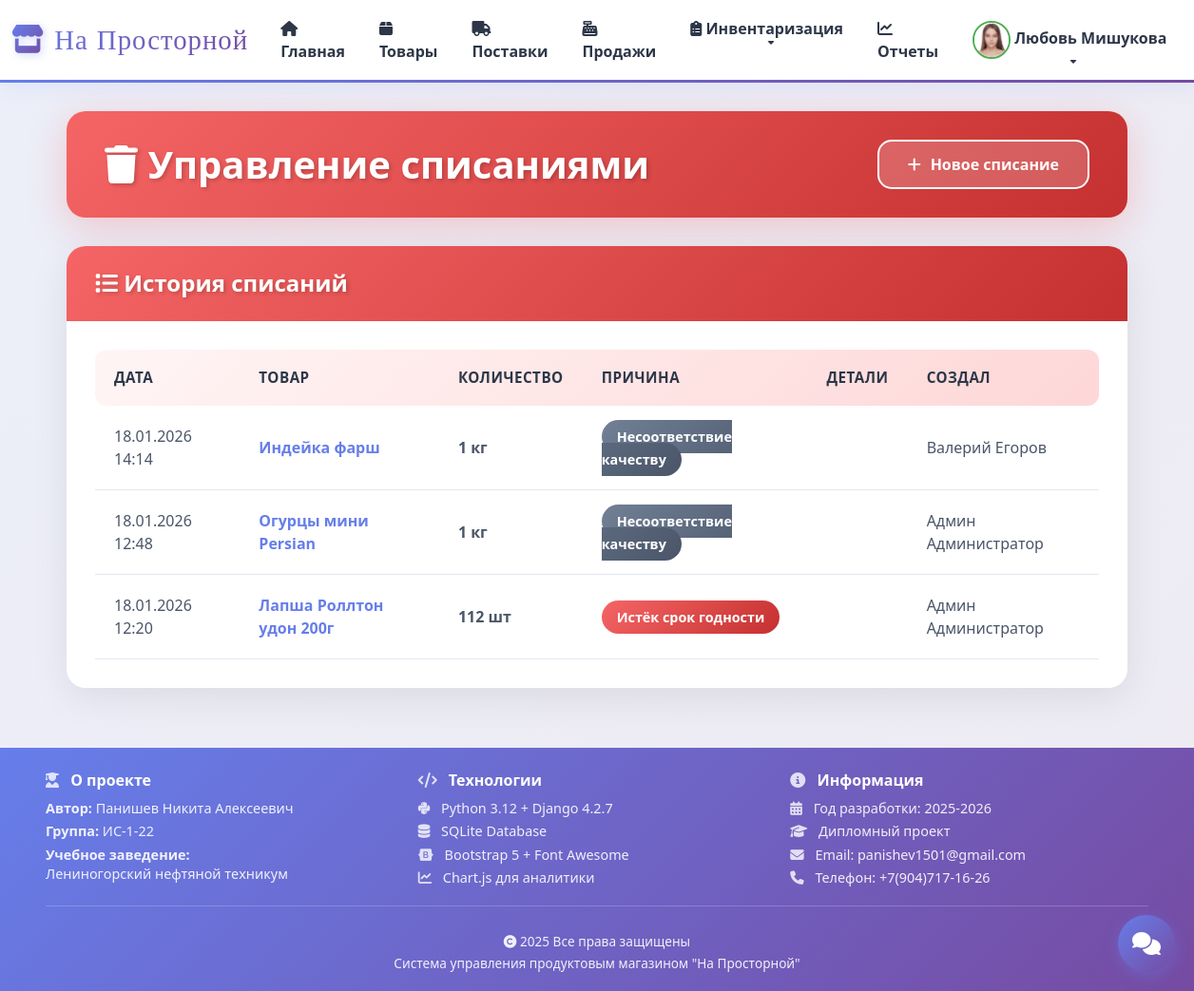
/inventory/write-offs/ (signed in), run on the app's committed database.
### accounts/models.py (models this page shows, shortened)
class CustomUser(AbstractUser):
    ROLE_CHOICES = (
        ('director', 'Директор'),
        ('manager', 'Заведующий'),
        ('cashier', 'Кассир'),
    )
    role = models.CharField(max_length=20, choices=ROLE_CHOICES, default='cashier', verbose_name='Роль')
    avatar = models.ImageField(upload_to='avatars/', blank=True, null=True, verbose_name='Аватар')
    phone = models.CharField(max_length=20, blank=True, verbose_name='Телефон')
    class Meta:
        verbose_name = 'Пользователь'
        verbose_name_plural = 'Пользователи'
    def can_manage_products(self):
        return self.role in ['director', 'manager']
    def can_manage_sales(self):
        return self.role in ['director', 'manager', 'cashier']
    def can_view_reports(self):
        return self.role in ['director']

### inventory/models.py (models this page shows, shortened)
class WriteOff(models.Model):
    REASON_CHOICES = (
        ('expired', 'Истёк срок годности'),
        ('damaged', 'Повреждено'),
        ('quality', 'Несоответствие качеству'),
        ('other', 'Другое'),
    )
    product = models.ForeignKey(Product, on_delete=models.CASCADE, related_name='write_offs', verbose_name='Товар')
    quantity = models.IntegerField(verbose_name='Количество')
    reason = models.CharField(max_length=20, choices=REASON_CHOICES, verbose_name='Причина списания')
    reason_detail = models.TextField(blank=True, verbose_name='Детали')
    write_off_date = models.DateTimeField(default=timezone.now, verbose_name='Дата списания')
    created_by = models.ForeignKey('accounts.CustomUser', on_delete=models.SET_NULL, null=True, verbose_name='Создал')
    class Meta:
        verbose_name = 'Списание'
        verbose_name_plural = 'Списания'
        ordering = ['-write_off_date']

### products/models.py (models this page shows, shortened)
class Product(models.Model):
    name = models.CharField(max_length=200, verbose_name='Название')
    sku = models.CharField(max_length=50, verbose_name='Артикул', blank=True, null=True, unique=True)
    category = models.ForeignKey(Category, on_delete=models.CASCADE, related_name='products', verbose_name='Категория')
    image = models.ImageField(upload_to='products/', blank=True, null=True, verbose_name='Изображение')
    description = models.TextField(blank=True, verbose_name='Описание')
    price = models.DecimalField(max_digits=10, decimal_places=2, verbose_name='Цена')
    quantity = models.IntegerField(default=0, verbose_name='Количество на складе')
    unit = models.CharField(max_length=20, default='кг', verbose_name='Единица измерения')
    created_at = models.DateTimeField(auto_now_add=True, verbose_name='Дата создания')
    updated_at = models.DateTimeField(auto_now=True, verbose_name='Дата обновления')
    class Meta:
        verbose_name = 'Товар'
        verbose_name_plural = 'Товары'
        ordering = ['-created_at']

### inventory/views.py (the view)
# urls.py: path('write-offs/', views.write_off_list, name='write_off_list'),
@login_required
def write_off_list(request):
    if not request.user.can_manage_products():
        messages.error(request, 'У вас нет прав для просмотра списаний.')
        return redirect('products:dashboard')
    write_offs = WriteOff.objects.all()
    return render(request, 'inventory/write_off_list.html', {'write_offs': write_offs})

### templates/inventory/write_off_list.html (shortened to what this page needs)
{% extends 'base.html' %}
{% block content %}
<div class="write-off-page">
    <div class="container">
        <div class="page-header animate__animated animate__fadeInDown">
            <h1>
                <i class="fas fa-trash"></i>
                Управление списаниями
            </h1>
            <a href="{% url 'inventory:write_off_create' %}" class="btn-new-writeoff">
                <i class="fas fa-plus"></i>
                Новое списание
            </a>
        </div>
        <div class="writeoff-table-card animate__animated animate__fadeInUp">
            <div class="writeoff-table-header">
                <h4>
                    <i class="fas fa-list"></i>
                    История списаний
                </h4>
            </div>
            <div class="writeoff-table-body">
                <div class="table-responsive">
                    <table class="modern-table">
                        <thead>
                            <tr>
                                <th>Дата</th>
                                <th>Товар</th>
                                <th>Количество</th>
                                <th>Причина</th>
                                <th>Детали</th>
                                <th>Создал</th>
                            </tr>
                        </thead>
                        <tbody>
                            {% for write_off in write_offs %}
                            <tr>
                                <td>{{ write_off.write_off_date|date:"d.m.Y H:i" }}</td>
                                <td>
                                    <a href="{% url 'products:product_detail' write_off.product.id %}" class="product-link">
                                        {{ write_off.product.name }}
                                    </a>
                                </td>
                                <td><strong>{{ write_off.quantity }} {{ write_off.product.unit }}</strong></td>
                                <td>
                                    <span class="{% if write_off.reason == 'expired' %}badge-expired{% elif write_off.reason == 'damaged' %}badge-damaged{% else %}badge-other{% endif %}">
                                        {{ write_off.get_reason_display }}
                                    </span>
                                </td>
                                <td>{{ write_off.reason_detail|truncatewords:10 }}</td>
                                <td>{{ write_off.created_by.get_full_name }}</td>
                            </tr>
                            {% endfor %}
                        </tbody>
                    </table>
                </div>
            </div>
        </div>
    </div>
</div>
{% endblock %}

### templates/base.html (shortened to what this page needs)
<!DOCTYPE html>
<html lang="ru">
<head>
    <link href="https://cdn.jsdelivr.net/npm/bootstrap@5.3.0/dist/css/bootstrap.min.css" rel="stylesheet">
    <link rel="stylesheet" href="https://cdnjs.cloudflare.com/ajax/libs/font-awesome/6.4.0/css/all.min.css">
    <link rel="stylesheet" href="https://cdnjs.cloudflare.com/ajax/libs/animate.css/4.1.1/animate.min.css">
</head>
<body>
    {% if user.is_authenticated %}
    <nav class="navbar navbar-expand-lg navbar-light sticky-top">
        <div class="container-fluid">
            <a class="navbar-brand" href="{% url 'products:dashboard' %}">
                <i class="fas fa-store"></i>На Просторной
            </a>
            <div class="collapse navbar-collapse" id="navbarNav">
                <ul class="navbar-nav me-auto">
                    <li class="nav-item">
                        <a class="nav-link" href="{% url 'products:dashboard' %}">
                            <i class="fas fa-home"></i> Главная
                        </a>
                    </li>
                    <li class="nav-item">
                        <a class="nav-link" href="{% url 'products:product_list' %}">
                            <i class="fas fa-box"></i> Товары
                        </a>
                    </li>
                    {% if user.can_manage_products %}
                    <li class="nav-item">
                        <a class="nav-link" href="{% url 'products:supply_list' %}">
                            <i class="fas fa-truck"></i> Поставки
                        </a>
                    </li>
                    {% endif %}
                    {% if user.can_manage_sales %}
                    <li class="nav-item">
                        <a class="nav-link" href="{% url 'sales:sale_list' %}">
                            <i class="fas fa-cash-register"></i> Продажи
                        </a>
                    </li>
                    {% endif %}
                    {% if user.can_manage_products %}
                    <li class="nav-item dropdown">
                        <a class="nav-link dropdown-toggle" href="#" id="inventoryDropdown" role="button" data-bs-toggle="dropdown">
                            <i class="fas fa-clipboard-list"></i> Инвентаризация
                        </a>
                    </li>
                    {% endif %}
                    {% if user.can_view_reports %}
                    <li class="nav-item">
                        <a class="nav-link" href="{% url 'reports:dashboard' %}">
                            <i class="fas fa-chart-line"></i> Отчеты
                        </a>
                    </li>
                    {% endif %}
                </ul>
                <ul class="navbar-nav">
                    <li class="nav-item dropdown">
                        <a class="nav-link dropdown-toggle" href="#" id="userDropdown" role="button" data-bs-toggle="dropdown">
                            {% if user.avatar %}
                            <img src="{{ user.avatar.url }}" alt="Avatar" class="user-avatar">
                            {% else %}
                            <i class="fas fa-user-circle"></i>
                            {% endif %}
                            {{ user.first_name }} {{ user.last_name }}
                        </a>
                    </li>
                </ul>
            </div>
        </div>
    </nav>
    {% endif %}
    {% block content %}{% endblock %}
    <footer class="site-footer">
        <div class="footer-content">
            <div class="footer-info">
                <div class="footer-section">
                    <h5><i class="fas fa-user-graduate"></i> О проекте</h5>
                    <p><strong>Автор:</strong> Панишев Никита Алексеевич</p>
                    <p><strong>Группа:</strong> ИС-1-22</p>
                    <p><strong>Учебное заведение:</strong><br>Лениногорский нефтяной техникум</p>
                </div>
                <div class="footer-section">
                    <h5><i class="fas fa-code"></i> Технологии</h5>
                    <p><i class="fab fa-python"></i> Python 3.12 + Django 4.2.7</p>
                    <p><i class="fas fa-database"></i> SQLite Database</p>
                    <p><i class="fab fa-bootstrap"></i> Bootstrap 5 + Font Awesome</p>
                    <p><i class="fas fa-chart-line"></i> Chart.js для аналитики</p>
                </div>
                <div class="footer-section">
                    <h5><i class="fas fa-info-circle"></i> Информация</h5>
                    <p><i class="fas fa-calendar-alt"></i> Год разработки: 2025-2026</p>
                    <p><i class="fas fa-graduation-cap"></i> Дипломный проект</p>
                    <p><i class="fas fa-envelope"></i> Email: panishev1501@gmail.com </p>
                    <p><i class="fas fa-phone"></i> Телефон: +7(904)717-16-26</p>
                </div>
            </div>
            <div class="footer-divider"></div>
            <div class="footer-bottom">
                <p><i class="fas fa-copyright"></i> {{ current_year|default:"2025" }} Все права защищены</p>
                <p>Система управления продуктовым магазином "На Просторной"</p>
            </div>
        </div>
    </footer>
    <button id="chat-widget-btn" class="chat-fab" title="Открыть чат сотрудников">
        <i class="fas fa-comments"></i>
    </button>
</body>
</html>

### templates/base.html (style rules this page uses)
:root { --primary-color: #4CAF50; --secondary-color: #FFC107; --danger-color: #f44336; --success-color: #4CAF50; --info-color: #2196F3; --dark-color: #212529; --light-color: #f8f9fa; }
body { font-family: 'Segoe UI', Tahoma, Geneva, Verdana, sans-serif; background: #f8f9fa; min-height: 100vh; padding-bottom: 0; margin-bottom: 0; }
.navbar { background: white !important; box-shadow: 0 4px 20px rgba(102, 126, 234, 0.1); border-bottom: 3px solid transparent; border-image: linear-gradient(90deg, #667eea 0%, #764ba2 100%); border-image-slice: 1; }
.navbar-brand { font-family: 'Righteous', cursive; font-weight: 400; background: linear-gradient(135deg, #667eea 0%, #764ba2 100%); -webkit-background-clip: text; -webkit-text-fill-color: transparent; background-clip: text; font-size: 1.8rem; letter-spacing: 1px; transition: all 0.3s ease; position: relative; }
.navbar-brand i { background: linear-gradient(135deg, #667eea 0%, #764ba2 100%); -webkit-background-clip: text; -webkit-text-fill-color: transparent; background-clip: text; margin-right: 10px; font-size: 1.9rem; filter: drop-shadow(2px 2px 4px rgba(102, 126, 234, 0.3)); }
.nav-link { color: #2d3748 !important; font-weight: 600; transition: all 0.3s ease; position: relative; padding: 10px 18px !important; border-radius: 10px; }
.nav-link::after { content: ''; position: absolute; bottom: 5px; left: 50%; transform: translateX(-50%); width: 0; height: 3px; background: linear-gradient(90deg, #667eea 0%, #764ba2 100%); transition: width 0.3s ease; border-radius: 2px; }
.user-avatar { width: 40px; height: 40px; border-radius: 50%; object-fit: cover; border: 2px solid var(--primary-color); }
.site-footer { background: linear-gradient(135deg, #667eea 0%, #764ba2 100%); color: white; padding: 25px 0 15px; margin-top: 0; }
.footer-content { max-width: 1200px; margin: 0 auto; padding: 0 20px; }
.footer-info { display: grid; grid-template-columns: repeat(auto-fit, minmax(250px, 1fr)); gap: 15px; margin-bottom: 15px; }
.footer-section h5 { font-weight: 700; margin-bottom: 10px; font-size: 1rem; color: #fff; }
.footer-section p { margin: 4px 0; line-height: 1.4; font-size: 0.9rem; color: rgba(255, 255, 255, 0.9); }
.footer-section i { margin-right: 8px; color: rgba(255, 255, 255, 0.8); }
.footer-divider { height: 1px; background: rgba(255, 255, 255, 0.2); margin: 12px 0; }
.footer-bottom { text-align: center; padding-top: 12px; }
.footer-bottom p { margin: 3px 0; color: rgba(255, 255, 255, 0.9); font-size: 0.85rem; }
.chat-fab { position: fixed; bottom: 20px; right: 20px; width: 60px; height: 60px; border-radius: 50%; background: linear-gradient(135deg, #667eea 0%, #764ba2 100%); color: white; border: none; box-shadow: 0 4px 15px rgba(102, 126, 234, 0.4); cursor: pointer; z-index: 999; font-size: 24px; display: flex; align-items: center; justify-content: center; transition: transform 0.3s, box-shadow 0.3s; }

### data on the page
CustomUser: avatar (picture), first_name "Любовь", last_name "Мишукова"
WriteOff: write_off_date "18.01.2026 14:14", product.name "Индейка фарш", quantity "1", product.unit "кг", reason "Несоответствие качеству", created_by.get_full_name "Валерий Егоров"
WriteOff: write_off_date "18.01.2026 12:48", product.name "Огурцы мини Persian", quantity "1", product.unit "кг", reason "Несоответствие качеству", created_by.get_full_name "Админ Администратор"
WriteOff: write_off_date "18.01.2026 12:20", product.name "Лапша Роллтон удон 200г", quantity "112", product.unit "шт", reason "Истёк срок годности", created_by.get_full_name "Админ Администратор"

### other printed values
{{ current_year|default:"2025" }} "2025"
